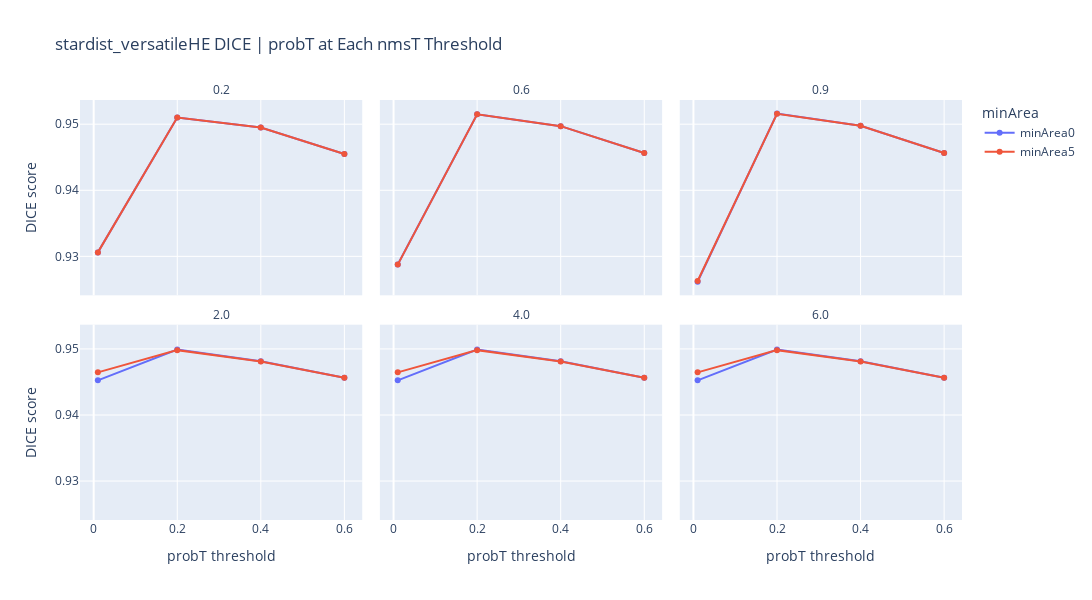

Notebook code for this chart:
### Code cell
import plotly.express as px
stardist_versatileHE = pd.DataFrame(stardist_versatileHE_ls, columns=["probT", "nmsT", "minArea", "DICE", "num_cells", "name"])
df = stardist_versatileHE

# 1) Parse your thresholds to numeric if you haven’t already
df["probT_num"] = df["probT"].str.replace("probT", "", regex=False).astype(float)
df["nmsT_num"]  = df["nmsT"].str.replace("nmsT", "", regex=False).astype(float)

# 2) Build the faceted line plot
fig = px.line(
    df.sort_values(["nmsT_num", "minArea", "probT_num"]),
    x="probT_num",
    y="DICE",
    color="minArea",
    facet_col="nmsT_num",        # one panel per nmsT threshold
    facet_col_wrap=3,            # wrap into rows of 3 (adjust as needed)
    markers=True,
    labels={
        "probT_num": "probT threshold",
        "DICE":       "DICE score",
        "minArea":    "minArea group",
        "nmsT_num":   "nmsT threshold",
        "num_cells":   "Number of cells"
    },
    title="stardist_versatileHE DICE | probT at Each nmsT Threshold"
)

# 3) Tidy up layout
fig.update_layout(
    width=1200,
    height=400 + 200 * ((df["nmsT_num"].nunique() - 1) // 3),
    legend_title_text="minArea"
)
# Remove the small “nmsT_num=” prefix from each facet title
for annotation in fig.layout.annotations:
    annotation.text = annotation.text.split("=")[-1]

fig.show()
print(stardist_versatileHE.sort_values(by="DICE", ascending=False))

### Figure 1 — Plotly figure (JSON) as saved in the notebook; plotly's stock layout.template omitted (floating-point values rounded to 4 significant figures)
{"data": [{"hovertemplate": "minArea group=minArea0<br>nmsT threshold=0.2<br>probT threshold=%{x}<br>DICE score=%{y}<extra></extra>", "legendgroup": "minArea0", "line": {"color": "#636efa", "dash": "solid"}, "marker": {"symbol": "circle"}, "mode": "lines+markers", "name": "minArea0", "orientation": "v", "showlegend": true, "type": "scatter", "x": [0.01, 0.2, 0.4, 0.6], "xaxis": "x4", "y": [0.9306, 0.951, 0.9495, 0.9455], "yaxis": "y4"}, {"hovertemplate": "minArea group=minArea0<br>nmsT threshold=0.6<br>probT threshold=%{x}<br>DICE score=%{y}<extra></extra>", "legendgroup": "minArea0", "line": {"color": "#636efa", "dash": "solid"}, "marker": {"symbol": "circle"}, "mode": "lines+markers", "name": "minArea0", "orientation": "v", "showlegend": false, "type": "scatter", "x": [0.01, 0.2, 0.4, 0.6], "xaxis": "x5", "y": [0.9288, 0.9515, 0.9497, 0.9456], "yaxis": "y5"}, {"hovertemplate": "minArea group=minArea0<br>nmsT threshold=0.9<br>probT threshold=%{x}<br>DICE score=%{y}<extra></extra>", "legendgroup": "minArea0", "line": {"color": "#636efa", "dash": "solid"}, "marker": {"symbol": "circle"}, "mode": "lines+markers", "name": "minArea0", "orientation": "v", "showlegend": false, "type": "scatter", "x": [0.01, 0.2, 0.4, 0.6], "xaxis": "x6", "y": [0.9262, 0.9516, 0.9498, 0.9456], "yaxis": "y6"}, {"hovertemplate": "minArea group=minArea0<br>nmsT threshold=2.0<br>probT threshold=%{x}<br>DICE score=%{y}<extra></extra>", "legendgroup": "minArea0", "line": {"color": "#636efa", "dash": "solid"}, "marker": {"symbol": "circle"}, "mode": "lines+markers", "name": "minArea0", "orientation": "v", "showlegend": false, "type": "scatter", "x": [0.01, 0.2, 0.4, 0.6], "xaxis": "x", "y": [0.9452, 0.9499, 0.9481, 0.9456], "yaxis": "y"}, {"hovertemplate": "minArea group=minArea0<br>nmsT threshold=4.0<br>probT threshold=%{x}<br>DICE score=%{y}<extra></extra>", "legendgroup": "minArea0", "line": {"color": "#636efa", "dash": "solid"}, "marker": {"symbol": "circle"}, "mode": "lines+markers", "name": "minArea0", "orientation": "v", "showlegend": false, "type": "scatter", "x": [0.01, 0.2, 0.4, 0.6], "xaxis": "x2", "y": [0.9452, 0.9499, 0.9481, 0.9456], "yaxis": "y2"}, {"hovertemplate": "minArea group=minArea0<br>nmsT threshold=6.0<br>probT threshold=%{x}<br>DICE score=%{y}<extra></extra>", "legendgroup": "minArea0", "line": {"color": "#636efa", "dash": "solid"}, "marker": {"symbol": "circle"}, "mode": "lines+markers", "name": "minArea0", "orientation": "v", "showlegend": false, "type": "scatter", "x": [0.01, 0.2, 0.4, 0.6], "xaxis": "x3", "y": [0.9452, 0.9499, 0.9481, 0.9456], "yaxis": "y3"}, {"hovertemplate": "minArea group=minArea5<br>nmsT threshold=0.2<br>probT threshold=%{x}<br>DICE score=%{y}<extra></extra>", "legendgroup": "minArea5", "line": {"color": "#EF553B", "dash": "solid"}, "marker": {"symbol": "circle"}, "mode": "lines+markers", "name": "minArea5", "orientation": "v", "showlegend": true, "type": "scatter", "x": [0.01, 0.2, 0.4, 0.6], "xaxis": "x4", "y": [0.9306, 0.951, 0.9495, 0.9455], "yaxis": "y4"}, {"hovertemplate": "minArea group=minArea5<br>nmsT threshold=0.6<br>probT threshold=%{x}<br>DICE score=%{y}<extra></extra>", "legendgroup": "minArea5", "line": {"color": "#EF553B", "dash": "solid"}, "marker": {"symbol": "circle"}, "mode": "lines+markers", "name": "minArea5", "orientation": "v", "showlegend": false, "type": "scatter", "x": [0.01, 0.2, 0.4, 0.6], "xaxis": "x5", "y": [0.9288, 0.9515, 0.9497, 0.9456], "yaxis": "y5"}, {"hovertemplate": "minArea group=minArea5<br>nmsT threshold=0.9<br>probT threshold=%{x}<br>DICE score=%{y}<extra></extra>", "legendgroup": "minArea5", "line": {"color": "#EF553B", "dash": "solid"}, "marker": {"symbol": "circle"}, "mode": "lines+markers", "name": "minArea5", "orientation": "v", "showlegend": false, "type": "scatter", "x": [0.01, 0.2, 0.4, 0.6], "xaxis": "x6", "y": [0.9263, 0.9516, 0.9498, 0.9456], "yaxis": "y6"}, {"hovertemplate": "minArea group=minArea5<br>nmsT threshold=2.0<br>probT threshold=%{x}<br>DICE score=%{y}<extra></extra>", "legendgroup": "minArea5", "line": {"color": "#EF553B", "dash": "solid"}, "marker": {"symbol": "circle"}, "mode": "lines+markers", "name": "minArea5", "orientation": "v", "showlegend": false, "type": "scatter", "x": [0.01, 0.2, 0.4, 0.6], "xaxis": "x", "y": [0.9464, 0.9498, 0.9481, 0.9456], "yaxis": "y"}, {"hovertemplate": "minArea group=minArea5<br>nmsT threshold=4.0<br>probT threshold=%{x}<br>DICE score=%{y}<extra></extra>", "legendgroup": "minArea5", "line": {"color": "#EF553B", "dash": "solid"}, "marker": {"symbol": "circle"}, "mode": "lines+markers", "name": "minArea5", "orientation": "v", "showlegend": false, "type": "scatter", "x": [0.01, 0.2, 0.4, 0.6], "xaxis": "x2", "y": [0.9464, 0.9498, 0.9481, 0.9456], "yaxis": "y2"}, {"hovertemplate": "minArea group=minArea5<br>nmsT threshold=6.0<br>probT threshold=%{x}<br>DICE score=%{y}<extra></extra>", "legendgroup": "minArea5", "line": {"color": "#EF553B", "dash": "solid"}, "marker": {"symbol": "circle"}, "mode": "lines+markers", "name": "minArea5", "orientation": "v", "showlegend": false, "type": "scatter", "x": [0.01, 0.2, 0.4, 0.6], "xaxis": "x3", "y": [0.9464, 0.9498, 0.9481, 0.9456], "yaxis": "y3"}], "layout": {"annotations": [{"font": {}, "showarrow": false, "text": "2.0", "x": 0.16, "xanchor": "center", "xref": "paper", "y": 0.465, "yanchor": "bottom", "yref": "paper"}, {"font": {}, "showarrow": false, "text": "4.0", "x": 0.5, "xanchor": "center", "xref": "paper", "y": 0.465, "yanchor": "bottom", "yref": "paper"}, {"font": {}, "showarrow": false, "text": "6.0", "x": 0.84, "xanchor": "center", "xref": "paper", "y": 0.465, "yanchor": "bottom", "yref": "paper"}, {"font": {}, "showarrow": false, "text": "0.2", "x": 0.16, "xanchor": "center", "xref": "paper", "y": 1.0, "yanchor": "bottom", "yref": "paper"}, {"font": {}, "showarrow": false, "text": "0.6", "x": 0.5, "xanchor": "center", "xref": "paper", "y": 1.0, "yanchor": "bottom", "yref": "paper"}, {"font": {}, "showarrow": false, "text": "0.9", "x": 0.84, "xanchor": "center", "xref": "paper", "y": 1.0, "yanchor": "bottom", "yref": "paper"}], "height": 600, "legend": {"title": {"text": "minArea"}, "tracegroupgap": 0}, "title": {"text": "stardist_versatileHE DICE | probT at Each nmsT Threshold"}, "width": 1200, "xaxis": {"anchor": "y", "domain": [0, 0.32], "title": {"text": "probT threshold"}}, "xaxis2": {"anchor": "y2", "domain": [0.34, 0.66], "matches": "x", "title": {"text": "probT threshold"}}, "xaxis3": {"anchor": "y3", "domain": [0.68, 1.0], "matches": "x", "title": {"text": "probT threshold"}}, "xaxis4": {"anchor": "y4", "domain": [0, 0.32], "matches": "x", "showticklabels": false}, "xaxis5": {"anchor": "y5", "domain": [0.34, 0.66], "matches": "x", "showticklabels": false}, "xaxis6": {"anchor": "y6", "domain": [0.68, 1.0], "matches": "x", "showticklabels": false}, "yaxis": {"anchor": "x", "domain": [0, 0.465], "title": {"text": "DICE score"}}, "yaxis2": {"anchor": "x2", "domain": [0, 0.465], "matches": "y", "showticklabels": false}, "yaxis3": {"anchor": "x3", "domain": [0, 0.465], "matches": "y", "showticklabels": false}, "yaxis4": {"anchor": "x4", "domain": [0.535, 1.0], "matches": "y", "title": {"text": "DICE score"}}, "yaxis5": {"anchor": "x5", "domain": [0.535, 1.0], "matches": "y", "showticklabels": false}, "yaxis6": {"anchor": "x6", "domain": [0.535, 1.0], "matches": "y", "showticklabels": false}}}
